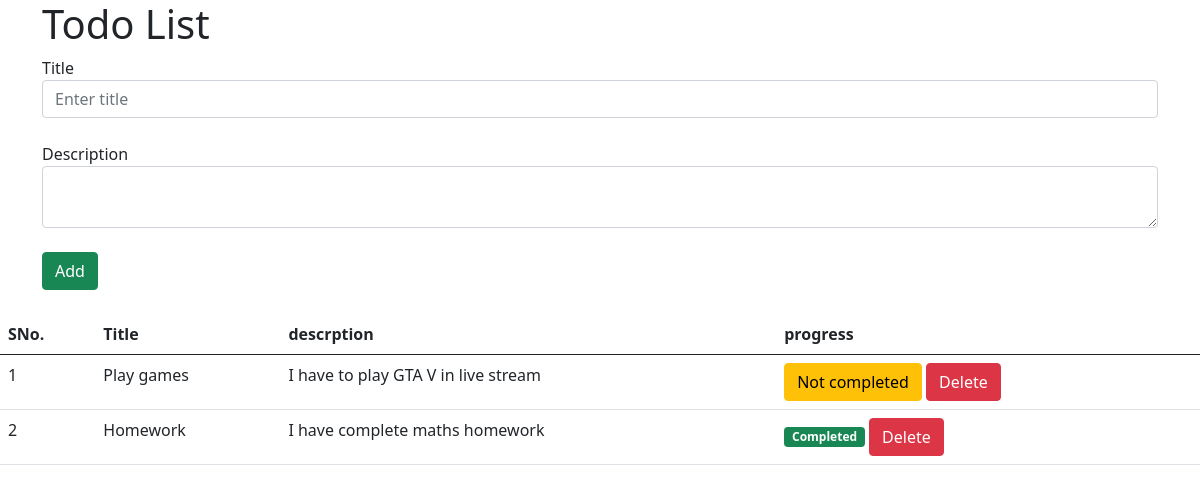
Page /todo/ on the earlier database version.
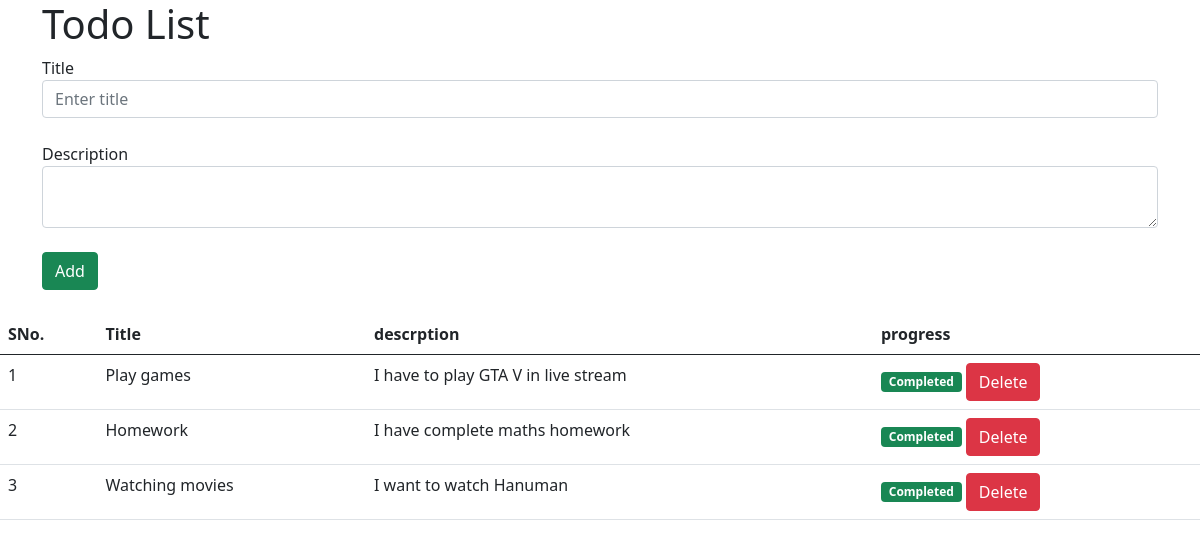
Same page on the later database version.
### todo/models.py (models this page shows, shortened)
class Todo(models.Model):
    title = models.CharField(max_length=100)
    description = models.TextField()
    progress = models.BooleanField(default=False)

### todo/views.py (the view)
# urls.py: path('',Todo_List, name="Todo_List"),
def Todo_List(request):
    todos = Todo.objects.all()
    return render(request, 'todo/todo.html',{'todos':todos})

### todo/templates/todo/todo.html (shortened to what this page needs)
<!DOCTYPE html>
<html lang="en">
<head>
    <link href="https://cdn.jsdelivr.net/npm/bootstrap@5.0.2/dist/css/bootstrap.min.css" rel="stylesheet">
</head>
<body>
    <div class="container">
        <h1>Todo List</h1>
        <form action="{% url 'create_todo' %}" method="POST">
            <label for="title">Title</label>
            <input id="title" type="text" class="form-control" name="title" placeholder="Enter title">
            <br/>
            <label for="description">Description</label>
            <textarea id="description" class="form-control" name="Description"></textarea>
            <br/>
            <button type="submit" class="btn btn-success">Add</button>
        </form>
    </div>
    <div class="container">
        <br/>
    </div>
    <table class="table">
        <thead>
            <th>SNo.</th>
            <th>Title</th>
            <th>descrption</th>
            <th>progress</th>
        </thead>
        <tbody>
            {% for todo in todos %}
            <tr>
                <td>{{forloop.counter}}</td>
                <td>{{todo.title}}</td>
                <td>{{todo.description}}</td>
                <td>{%if todo.progress %} <span class="badge bg-success">Completed</span> {% else %} <a class="btn btn-warning" href="{% url 'complete_todo' todo_id=todo.id %}" >Not completed</a> {% endif %}
                    <a href="{% url 'delete_todo' todo_id=todo.id  %}" class="btn btn-danger">Delete</a>
                </td>
            </tr>
            {% endfor %}
        </tbody>
    </table>
</body>
</html>

Differences in the rows shown:
changed Todo "Play games": progress "Not completed" → "Completed"
added Todo: title "Watching movies", description "I want to watch Hanuman", progress "Completed"
